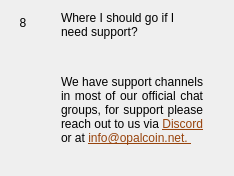
                  <widget class="QWidget" name="widgetFaq8" native="true">
                   <layout class="QHBoxLayout" name="horizontalpage_8" stretch="0,1">
                    <item alignment="Qt::AlignTop">
                     <widget class="QLabel" name="labelNumber8">
                      <property name="minimumSize">
                       <size>
                        <width>24</width>
                        <height>24</height>
                       </size>
                      </property>
                      <property name="maximumSize">
                       <size>
                        <width>16777215</width>
                        <height>24</height>
                       </size>
                      </property>
                      <property name="text">
                       <string>8</string>
                      </property>
                      <property name="alignment">
                       <set>Qt::AlignCenter</set>
                      </property>
                     </widget>
                    </item>
                    <item>
                     <layout class="QVBoxLayout" name="verticalLayoutpage_8">
                      <property name="leftMargin">
                       <number>20</number>
                      </property>
                      <property name="rightMargin">
                       <number>20</number>
                      </property>
                      <item>
                       <widget class="QLabel" name="labelSubtitle8">
                        <property name="text">
                         <string>Where I should go if I need support?</string>
                        </property>
                        <property name="wordWrap">
                         <bool>true</bool>
                        </property>
                       </widget>
                      </item>
                      <item>
                       <spacer name="verticalSpacer_80">
                        <property name="orientation">
                         <enum>Qt::Vertical</enum>
                        </property>
                        <property name="sizeType">
                         <enum>QSizePolicy::Fixed</enum>
                        </property>
                        <property name="sizeHint" stdset="0">
                         <size>
                          <width>20</width>
                          <height>30</height>
                         </size>
                        </property>
                       </spacer>
                      </item>
                      <item>
                       <widget class="QLabel" name="labelContent8">
                        <property name="text">
                         <string>
                           &lt;html&gt;&lt;head/&gt;&lt;body&gt;&lt;p align=&quot;justify&quot;&gt;
                           We have support channels in most of our official chat groups, for support please reach out to us via
                           &lt;a style='color: #97430c' href='https://discord.gg/ekqcsgt'&gt;
                           Discord&lt;/a&gt; or at
                           &lt;a style='color: #97430c' href='mailto://info@opalcoin.net'&gt;
                           info@opalcoin.net.
                           &lt;/p&gt;&lt;/body&gt;&lt;/html&gt;
                         </string>
                        </property>
                        <property name="alignment">
                         <set>Qt::AlignLeading|Qt::AlignLeft|Qt::AlignTop</set>
                        </property>
                        <property name="wordWrap">
                         <bool>true</bool>
                        </property>
                       </widget>
                      </item>
                      <item>
                       <spacer name="verticalSpacer_81">
                        <property name="orientation">
                         <enum>Qt::Vertical</enum>
                        </property>
                        <property name="sizeHint" stdset="0">
                         <size>
                          <width>20</width>
                          <height>20</height>
                         </size>
                        </property>
                       </spacer>
                      </item>
                     </layout>
                    </item>
                   </layout>
                  </widget>
